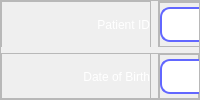
                        <widget class="QFrame" name="right_side">
                         <property name="frameShape">
                          <enum>QFrame::StyledPanel</enum>
                         </property>
                         <property name="frameShadow">
                          <enum>QFrame::Raised</enum>
                         </property>
                         <layout class="QVBoxLayout" name="verticalLayout_4">
                          <property name="leftMargin">
                           <number>0</number>
                          </property>
                          <property name="topMargin">
                           <number>0</number>
                          </property>
                          <property name="rightMargin">
                           <number>0</number>
                          </property>
                          <property name="bottomMargin">
                           <number>0</number>
                          </property>
                          <item>
                           <widget class="QFrame" name="frame_32">
                            <property name="frameShape">
                             <enum>QFrame::NoFrame</enum>
                            </property>
                            <property name="frameShadow">
                             <enum>QFrame::Raised</enum>
                            </property>
                            <widget class="QFrame" name="frame_33">
                             <property name="geometry">
                              <rect>
                               <x>157</x>
                               <y>0</y>
                               <width>246</width>
                               <height>47</height>
                              </rect>
                             </property>
                             <property name="frameShape">
                              <enum>QFrame::StyledPanel</enum>
                             </property>
                             <property name="frameShadow">
                              <enum>QFrame::Raised</enum>
                             </property>
                             <layout class="QHBoxLayout" name="horizontalLayout_27">
                              <property name="leftMargin">
                               <number>0</number>
                              </property>
                              <property name="topMargin">
                               <number>0</number>
                              </property>
                              <property name="rightMargin">
                               <number>0</number>
                              </property>
                              <property name="bottomMargin">
                               <number>0</number>
                              </property>
                              <item>
                               <widget class="QFrame" name="frame_34">
                                <property name="maximumSize">
                                 <size>
                                  <width>16777215</width>
                                  <height>50</height>
                                 </size>
                                </property>
                                <property name="frameShape">
                                 <enum>QFrame::StyledPanel</enum>
                                </property>
                                <property name="frameShadow">
                                 <enum>QFrame::Raised</enum>
                                </property>
                                <layout class="QHBoxLayout" name="horizontalLayout_28">
                                 <property name="leftMargin">
                                  <number>0</number>
                                 </property>
                                 <property name="topMargin">
                                  <number>0</number>
                                 </property>
                                 <property name="rightMargin">
                                  <number>0</number>
                                 </property>
                                 <property name="bottomMargin">
                                  <number>0</number>
                                 </property>
                                 <item>
                                  <widget class="QLineEdit" name="patientIdLineEdit_3">
                                   <property name="sizePolicy">
                                    <sizepolicy hsizetype="Preferred" vsizetype="Preferred">
                                     <horstretch>0</horstretch>
                                     <verstretch>0</verstretch>
                                    </sizepolicy>
                                   </property>
                                   <property name="minimumSize">
                                    <size>
                                     <width>1</width>
                                     <height>35</height>
                                    </size>
                                   </property>
                                   <property name="maximumSize">
                                    <size>
                                     <width>281</width>
                                     <height>35</height>
                                    </size>
                                   </property>
                                   <property name="styleSheet">
                                    <string notr="true">QLineEdit{
	font: 87 8pt &quot;Montserrat Black&quot;;
	border: 2px solid rgb(98, 103, 255);
	border-radius: 10px;
	color: #2a2b2d;
	background-color: #FFF;
}
QLineEdit:hover{
	border: 2px solid rgb(48,50,62);
}
</string>
                                   </property>
                                   <property name="text">
                                    <string/>
                                   </property>
                                   <property name="alignment">
                                    <set>Qt::AlignCenter</set>
                                   </property>
                                   <property name="dragEnabled">
                                    <bool>true</bool>
                                   </property>
                                   <property name="readOnly">
                                    <bool>true</bool>
                                   </property>
                                   <property name="placeholderText">
                                    <string/>
                                   </property>
                                  </widget>
                                 </item>
                                </layout>
                               </widget>
                              </item>
                             </layout>
                            </widget>
                            <widget class="QFrame" name="frame_35">
                             <property name="geometry">
                              <rect>
                               <x>0</x>
                               <y>0</y>
                               <width>150</width>
                               <height>47</height>
                              </rect>
                             </property>
                             <property name="maximumSize">
                              <size>
                               <width>150</width>
                               <height>16777215</height>
                              </size>
                             </property>
                             <property name="frameShape">
                              <enum>QFrame::StyledPanel</enum>
                             </property>
                             <property name="frameShadow">
                              <enum>QFrame::Raised</enum>
                             </property>
                             <layout class="QHBoxLayout" name="horizontalLayout_29">
                              <property name="leftMargin">
                               <number>0</number>
                              </property>
                              <property name="topMargin">
                               <number>0</number>
                              </property>
                              <property name="rightMargin">
                               <number>0</number>
                              </property>
                              <property name="bottomMargin">
                               <number>0</number>
                              </property>
                              <item>
                               <widget class="QLabel" name="label_5">
                                <property name="maximumSize">
                                 <size>
                                  <width>150</width>
                                  <height>16777215</height>
                                 </size>
                                </property>
                                <property name="styleSheet">
                                 <string notr="true">QLabel{
	font: 87 10pt &quot;Montserrat Black&quot;;
	text-align: center;
	color: #FFF;
	background-color: rgba(255, 255, 255, 0);
}</string>
                                </property>
                                <property name="text">
                                 <string>Patient ID</string>
                                </property>
                                <property name="alignment">
                                 <set>Qt::AlignRight|Qt::AlignTrailing|Qt::AlignVCenter</set>
                                </property>
                               </widget>
                              </item>
                             </layout>
                            </widget>
                           </widget>
                          </item>
                          <item>
                           <widget class="QFrame" name="frame_36">
                            <property name="frameShape">
                             <enum>QFrame::StyledPanel</enum>
                            </property>
                            <property name="frameShadow">
                             <enum>QFrame::Raised</enum>
                            </property>
                            <widget class="QFrame" name="frame_37">
                             <property name="geometry">
                              <rect>
                               <x>157</x>
                               <y>0</y>
                               <width>246</width>
                               <height>47</height>
                              </rect>
                             </property>
                             <property name="frameShape">
                              <enum>QFrame::StyledPanel</enum>
                             </property>
                             <property name="frameShadow">
                              <enum>QFrame::Raised</enum>
                             </property>
                             <layout class="QHBoxLayout" name="horizontalLayout_30">
                              <property name="leftMargin">
                               <number>0</number>
                              </property>
                              <property name="topMargin">
                               <number>0</number>
                              </property>
                              <property name="rightMargin">
                               <number>0</number>
                              </property>
                              <property name="bottomMargin">
                               <number>0</number>
                              </property>
                              <item>
                               <widget class="QFrame" name="frame_38">
                                <property name="maximumSize">
                                 <size>
                                  <width>16777215</width>
                                  <height>50</height>
                                 </size>
                                </property>
                                <property name="frameShape">
                                 <enum>QFrame::StyledPanel</enum>
                                </property>
                                <property name="frameShadow">
                                 <enum>QFrame::Raised</enum>
                                </property>
                                <layout class="QHBoxLayout" name="horizontalLayout_31">
                                 <property name="leftMargin">
                                  <number>0</number>
                                 </property>
                                 <property name="topMargin">
                                  <number>0</number>
                                 </property>
                                 <property name="rightMargin">
                                  <number>0</number>
                                 </property>
                                 <property name="bottomMargin">
                                  <number>0</number>
                                 </property>
                                 <item>
                                  <widget class="QLineEdit" name="DobLineEdit">
                                   <property name="sizePolicy">
                                    <sizepolicy hsizetype="Preferred" vsizetype="Preferred">
                                     <horstretch>0</horstretch>
                                     <verstretch>0</verstretch>
                                    </sizepolicy>
                                   </property>
                                   <property name="minimumSize">
                                    <size>
                                     <width>1</width>
                                     <height>35</height>
                                    </size>
                                   </property>
                                   <property name="maximumSize">
                                    <size>
                                     <width>281</width>
                                     <height>35</height>
                                    </size>
                                   </property>
                                   <property name="styleSheet">
                                    <string notr="true">QLineEdit{
	font: 87 8pt &quot;Montserrat Black&quot;;
	border: 2px solid rgb(98, 103, 255);
	border-radius: 10px;
	color: #2a2b2d;
	background-color: #FFF;
}
QLineEdit:hover{
	border: 2px solid rgb(48,50,62);
}
</string>
                                   </property>
                                   <property name="text">
                                    <string/>
                                   </property>
                                   <property name="alignment">
                                    <set>Qt::AlignCenter</set>
                                   </property>
                                   <property name="dragEnabled">
                                    <bool>true</bool>
                                   </property>
                                   <property name="readOnly">
                                    <bool>true</bool>
                                   </property>
                                   <property name="placeholderText">
                                    <string/>
                                   </property>
                                  </widget>
                                 </item>
                                </layout>
                               </widget>
                              </item>
                             </layout>
                            </widget>
                            <widget class="QFrame" name="frame_39">
                             <property name="geometry">
                              <rect>
                               <x>0</x>
                               <y>0</y>
                               <width>150</width>
                               <height>47</height>
                              </rect>
                             </property>
                             <property name="maximumSize">
                              <size>
                               <width>150</width>
                               <height>16777215</height>
                              </size>
                             </property>
                             <property name="frameShape">
                              <enum>QFrame::StyledPanel</enum>
                             </property>
                             <property name="frameShadow">
                              <enum>QFrame::Raised</enum>
                             </property>
                             <layout class="QHBoxLayout" name="horizontalLayout_32">
                              <property name="leftMargin">
                               <number>0</number>
                              </property>
                              <property name="topMargin">
                               <number>0</number>
                              </property>
                              <property name="rightMargin">
                               <number>0</number>
                              </property>
                              <property name="bottomMargin">
                               <number>0</number>
                              </property>
                              <item>
                               <widget class="QLabel" name="label_6">
                                <property name="maximumSize">
                                 <size>
                                  <width>150</width>
                                  <height>16777215</height>
                                 </size>
                                </property>
                                <property name="styleSheet">
                                 <string notr="true">QLabel{
	font: 87 10pt &quot;Montserrat Black&quot;;
	text-align: center;
	color: #FFF;
	background-color: rgba(255, 255, 255, 0);
}</string>
                                </property>
                                <property name="text">
                                 <string>Date of Birth</string>
                                </property>
                                <property name="alignment">
                                 <set>Qt::AlignRight|Qt::AlignTrailing|Qt::AlignVCenter</set>
                                </property>
                               </widget>
                              </item>
                             </layout>
                            </widget>
                           </widget>
                          </item>
                         </layout>
                        </widget>
